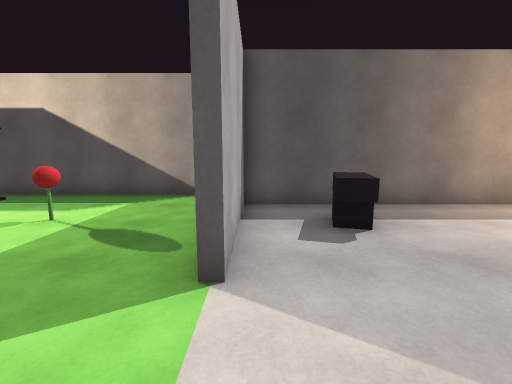
[1] (above)

17 first-person views from a walk through a scene from a Unity 3-D project. The camera is 1.4 m above the floor, tilts 8° down and sees 90° across. The floor is counted in squares, 1 m on a side. Each view is taken from the middle of a square. On the plan, view 1 faces up. The plan holds only what a view shows up to about 13 squares ahead; the rest is blank. The place goes on beyond the plan. The player is left out. Surface patterns are stand-ins for the level's own textures.

[2]
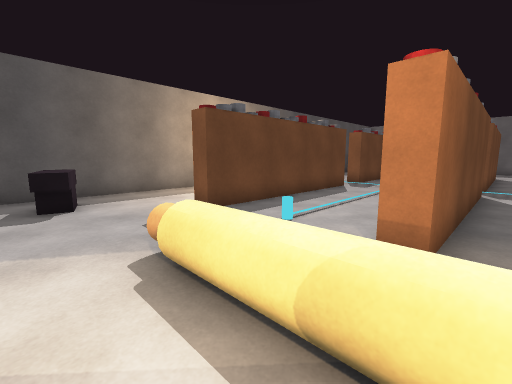

[3]
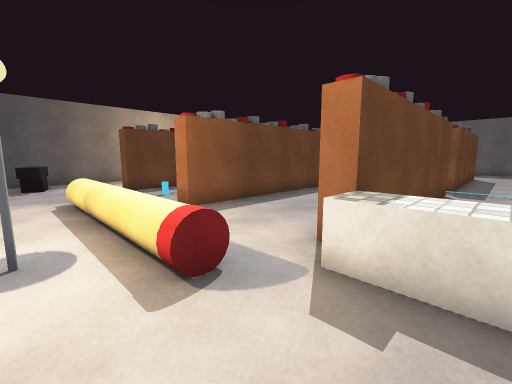

[4]
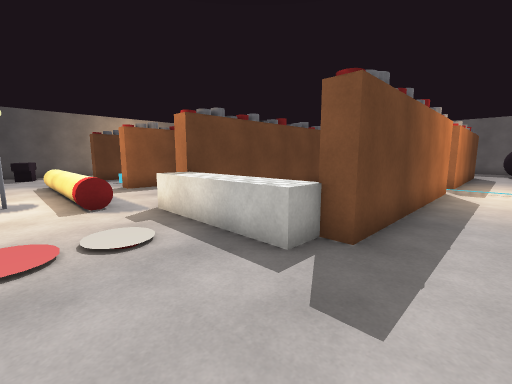

[5]
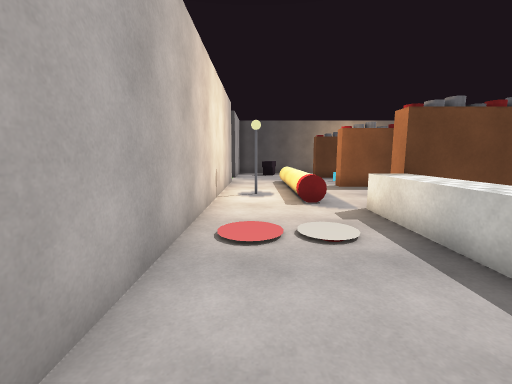

[6]
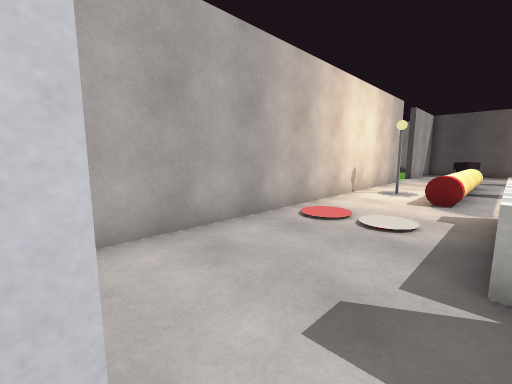

[7]
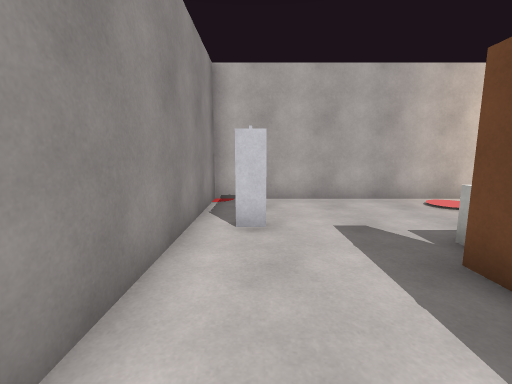

[8]
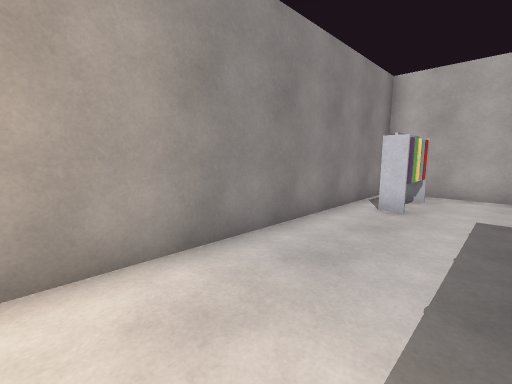

[9]
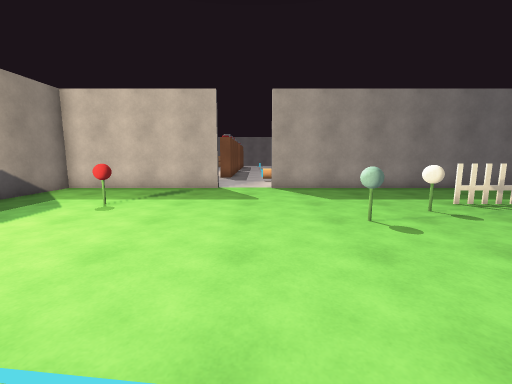

[10]
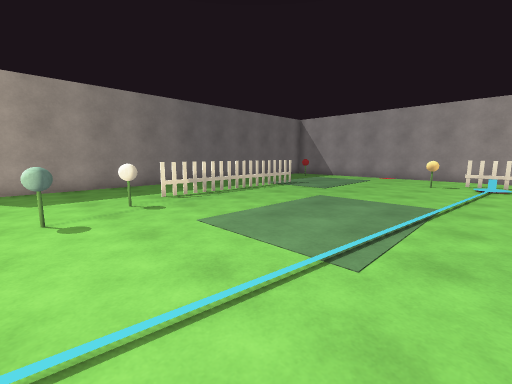

[11]
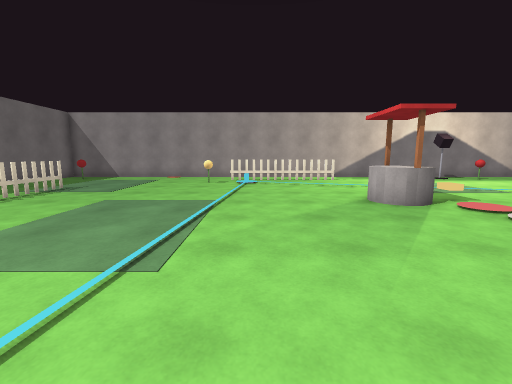

[12]
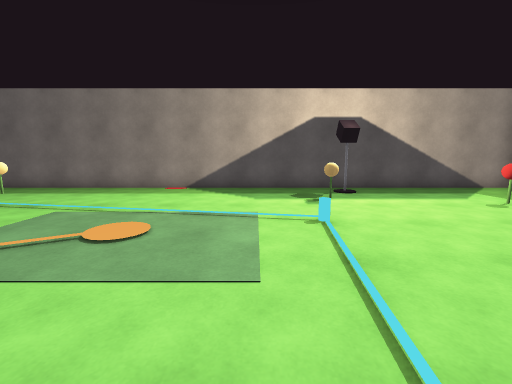

[13]
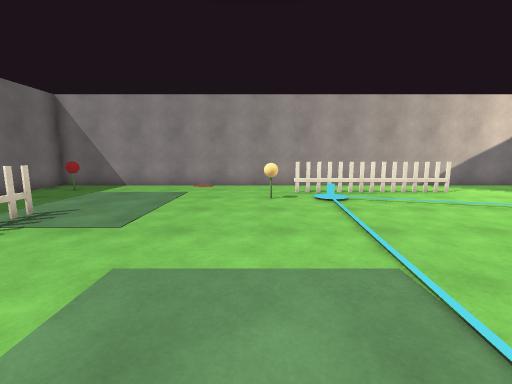

[14]
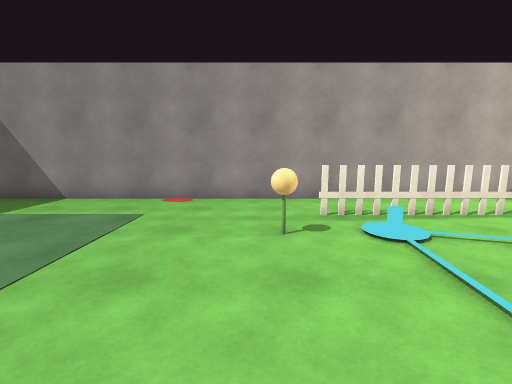

[15]
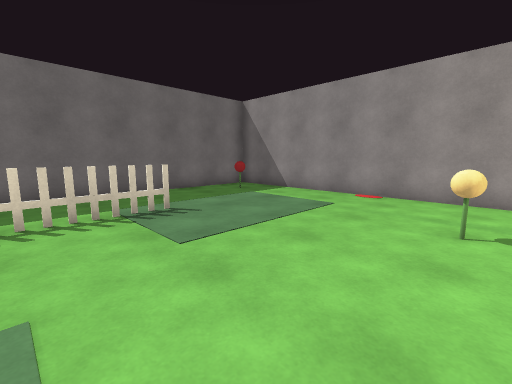

[16]
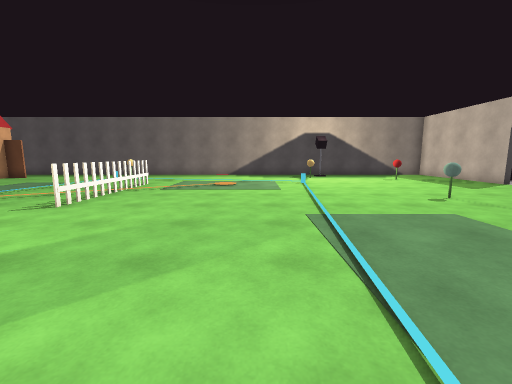

[17]
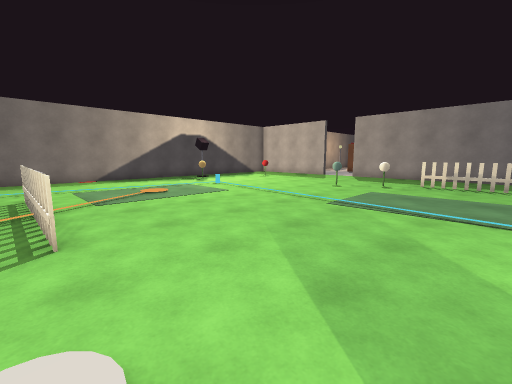

### Floor plan
Key: @ floor where view 1 was taken; # wall or solid block; x gap in a wall; . floor; = window, fence, low wall or low ledge; ^ raised ledge; T thing the floor can be seen under or through; O other object.
Columns run from 19 left of view 1 to 10 right of it. Each row starts with its distance up from view 1.
  9 ###################
  8 ..........O.......#
  7 .........OO.......#########
  6 .........OO...OO..#..O....
  5 ..............OO..#..O....
  4 ..................#......
  3 =.................#.....######
  2 =.............................
  1 =.............................
  0 =.................#@..^.......
 -1 =...........OO....#...^.....
 -2 #...........OO....#...^.#####O
 -3 #............OO...#...^.......
 -4 .............OO...#...^......
 -5 ..............=...#.O.^.....
 -6 ..............#...#...O...
 -7 ..............x...#.....######
 -8 .OO...........#...#....^^
 -9 OOO...........x...#....^^
-10 .OO...........x...#....^^
-11   ............x...#....^^
-12  .............#...#.....######
-13  .................#...........
-14  .......OO........#...........
-15 ........OO........#.###.......
-16 ..#xxxTT........OO#...........
-17 ................OO############
-18 ..................#
-19 ###################

Positions as (right, up) in squares from view 1, and headings:
1: (0, 0), facing up
2: (1, -3), facing up-right
3: (1, -9), facing up-right
4: (1, -14), facing up-right
5: (1, -14), facing up
6: (4, -15), facing up-left
7: (8, -15), facing left
8: (10, -13), facing down-left
9: (-12, 1), facing right
10: (-13, -1), facing down-right
11: (-13, -1), facing down
12: (-12, -2), facing up
13: (-10, -6), facing down
14: (-10, -10), facing down
15: (-11, -9), facing down-right
16: (-13, -10), facing up
17: (-19, -8), facing up-right
